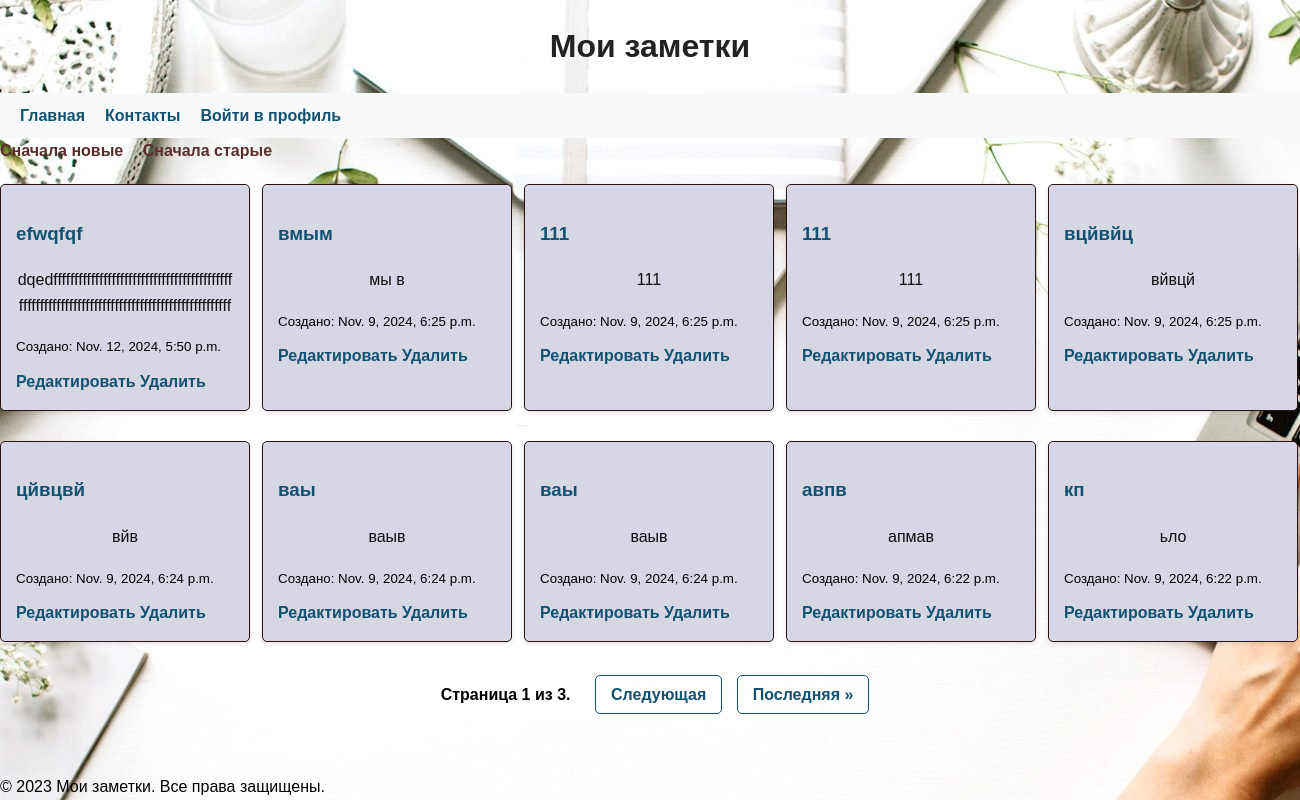
Before: /notes_list/ with the older database file.
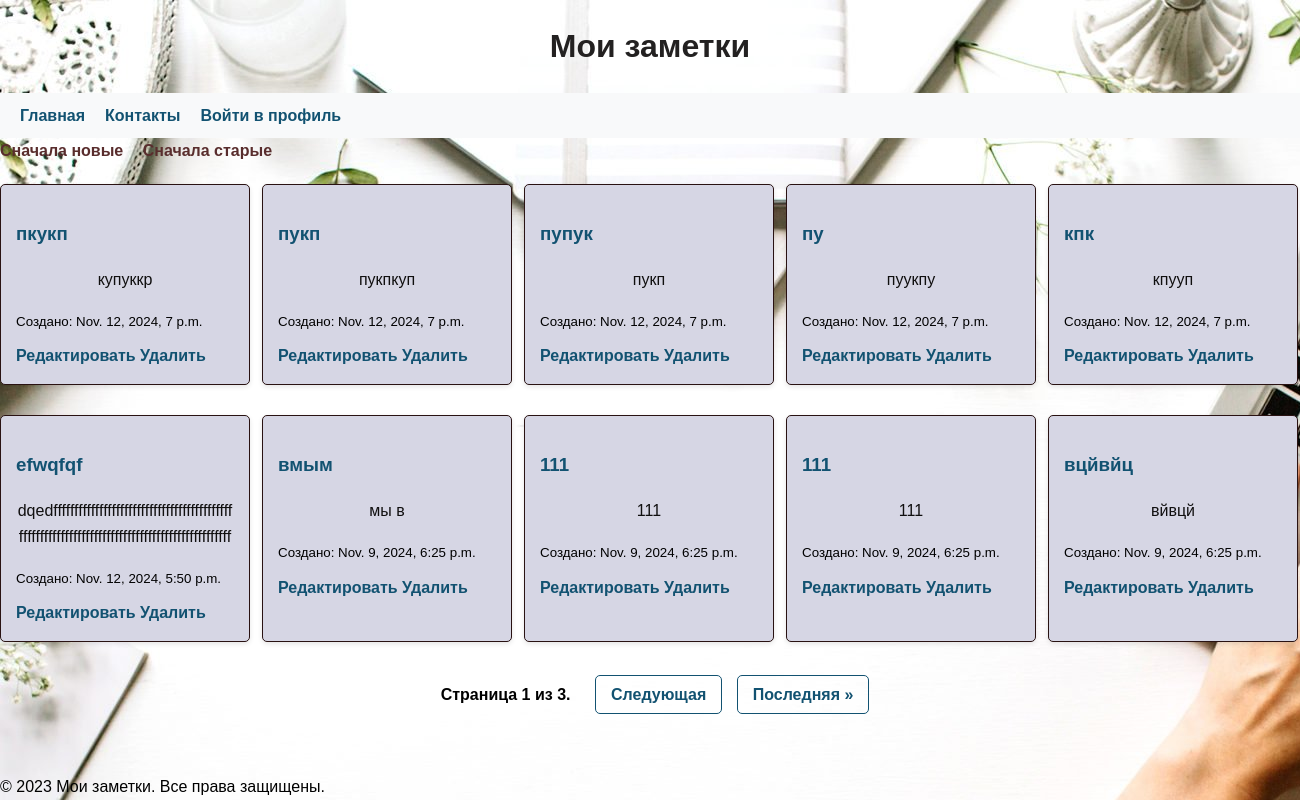
After: the same page with the newer database file.
### notes_app/models.py (models this page shows, shortened)
class Notes(models.Model):
    user = models.ForeignKey(User, on_delete=models.CASCADE)
    title = models.CharField(max_length=100)
    content = models.TextField()
    created_at = models.DateTimeField(auto_now_add=True)

### notes_app/views.py (the view)
# urls.py: path('notes_list/', views.note_list_view, name='notes_list'),
def note_list_view(request):
    sort_order = request.GET.get('sort', 'new')  # Получаем параметр сортировки из запроса
    if sort_order == 'new':
        notes = Notes.objects.all().order_by('-created_at')  # Сортировка от новых к старым
    else:
        notes = Notes.objects.all().order_by('created_at')  # Сортировка от старых к новым
    paginator = Paginator(notes, 10)  # 10 заметок на странице
    page_number = request.GET.get('page')  # Получаем номер текущей страницы
    notes_page = paginator.get_page(page_number)  # Получаем записи для текущей страницы
    return render(request, 'notes_app/notes_list.html', {'notes': notes_page})

### notes_app/templates/notes_app/notes_list.html (shortened to what this page needs)
{% extends 'notes_app/main.html' %}
{% load static %}
{% block content %}
    <section class="note-list">
        <div class="sorting-controls">
            <a href="?sort=new" class="{% if request.GET.sort == 'new' %}active{% endif %}">Сначала новые</a>
            <a href="?sort=old" class="{% if request.GET.sort == 'old' %}active{% endif %}">Сначала старые</a>
        </div>
        {% if notes %}
            <div class="notes-container">
                {% for note in notes %}
                    <div class="note-item">
                        <h3><a href="{% url 'notes_app:note_detail' note.pk %}">{{ note.title }}</a></h3>
                        <p>{{ note.content }}</p>
                        <small>Создано: {{ note.created_at }}</small>
                        <div class="note-actions">
                            <a href="{% url 'notes_app:note_update' note.pk %}">Редактировать</a>
                            <a href="{% url 'notes_app:note_delete' note.pk %}">Удалить</a>
                        </div>
                    </div>
                {% endfor %}
            </div>
            {% if notes.has_other_pages %}
                <div class="pagination">
                    <span class="step-links">
                        <span class="current">
                            Страница {{ notes.number }} из {{ notes.paginator.num_pages }}.
                        </span>
                        {% if notes.has_next %}
                            <a href="?sort={{ request.GET.sort }}&page={{ notes.next_page_number }}">Следующая</a>
                            <a href="?sort={{ request.GET.sort }}&page={{ notes.paginator.num_pages }}">Последняя &raquo;</a>
                        {% endif %}
                    </span>
                </div>
            {% endif %}
        {% else %}
            <p>У вас пока нет заметок. Добавьте новую!</p>
        {% endif %}
    </section>
</main>
</body>
{% endblock %}

### notes_app/templates/notes_app/main.html (shortened to what this page needs)
{% load static %}
<!DOCTYPE html>
<html lang="ru">
<head>
    <link rel="stylesheet" href="{% static 'css/my_styles.css' %}">
</head>
<body>
<header>
    <h1>{% block header %}Мои заметки{% endblock %}</h1>
    <nav>
        <ul>
            <li><a href="{% url 'notes_app:main' %}">Главная</a></li>
            <li><a href="{% url 'notes_app:contacts' %}">Контакты</a></li>
            {% if user.is_authenticated %}
                <form action="{% url 'notes_app:logout' %}" method="post" style="display:inline;">
                    {% csrf_token %}
                    <button type="submit" class="logout-button">Выйти</button>
                </form>
            {% else %}
                <li><a href="{% url 'notes_app:login' %}">Войти в профиль</a></li>
            {% endif %}
        </ul>
    </nav>
</header>
<main>
    {% block content %}
    {% endblock %}
<footer>
    &copy; 2023 Мои заметки. Все права защищены.
</footer>
</body>
</html>

### notes_app/static/css/my_styles.css (style rules this page uses)
html, body { height: 100%; margin: 0; display: flex; flex-direction: column; background-image: url("../images/bg.jpg"); background-color: rgba(208, 197, 246, 0.93); }
body { background-image: url("../images/bg.jpg"); font-family: 'Arial', sans-serif; line-height: 1.6; margin: 0; padding: 0; background-color: rgba(208, 197, 246, 0.93); display: flex; flex-direction: column; }
main { flex: 1; }
h1, h2 { color: #232121; text-align: center; margin-bottom: 20px; }
p { margin: 15px 0; color: #100f0f; text-align: center; }
a { color: #125271; text-decoration: none; font-weight: 700; }
.note-item { width: calc(20% - 10px); box-sizing: border-box; margin-bottom: 20px; padding: 15px; background-color: #d6d6e4; border: 1px solid #291212; border-radius: 5px; box-shadow: 0 2px 5px rgba(0, 0, 0, 0.1); transition: transform 0.3s; }
.note-actions { margin-top: 10px; }
.note-item { width: 250px; height: auto; box-sizing: border-box; margin-bottom: 20px; padding: 15px; background-color: #d6d6e4; border: 1px solid #291212; border-radius: 5px; box-shadow: 0 2px 5px rgba(0, 0, 0, 0.1); transition: transform 0.3s; overflow-wrap: break-word; word-wrap: break-word; }
.notes-container { display: grid; grid-template-columns: repeat(5, 1fr); grid-auto-rows: minmax(70px, auto); gap: 10px; }
nav { display: flex; justify-content: space-between; align-items: center; padding: 10px 20px; background-color: #f8f9fa; position: relative; }
nav ul { list-style: none; margin: 0; padding: 0; display: flex; }
nav ul li { margin-right: 20px; }
nav ul li:last-child { margin-right: 0; }
.sorting-controls { margin-bottom: 20px; }
.sorting-controls a { margin-right: 15px; text-decoration: none; color: #592d2d; text-align: center; }
.pagination { display: flex; justify-content: center; margin: 20px 0; }
.step-links { list-style: none; padding: 0; }
.step-links a { color: #125271; text-decoration: none; padding: 10px 15px; margin: 0 5px; border: 1px solid #125271; border-radius: 5px; transition: background-color 0.3s; }
.current { font-weight: bold; padding: 10px 15px; }

Changed rows visible on the page:
no longer on this page (row unchanged): Notes: title "цйвцвй", content "вйв", created_at "Nov. 9, 2024, 6:24 p.m."
no longer on this page (row unchanged): Notes: title "ваы", content "ваыв", created_at "Nov. 9, 2024, 6:24 p.m."
no longer on this page (row unchanged): Notes: title "ваы", content "ваыв", created_at "Nov. 9, 2024, 6:24 p.m."
no longer on this page (row unchanged): Notes: title "авпв", content "апмав", created_at "Nov. 9, 2024, 6:22 p.m."
no longer on this page (row unchanged): Notes: title "кп", content "ьло", created_at "Nov. 9, 2024, 6:22 p.m."
added Notes: title "пкукп", content "купуккр", created_at "Nov. 12, 2024, 7 p.m."
added Notes: title "пукп", content "пукпкуп", created_at "Nov. 12, 2024, 7 p.m."
added Notes: title "пупук", content "пукп", created_at "Nov. 12, 2024, 7 p.m."
added Notes: title "пу", content "пуукпу", created_at "Nov. 12, 2024, 7 p.m."
added Notes: title "кпк", content "кпууп", created_at "Nov. 12, 2024, 7 p.m."
